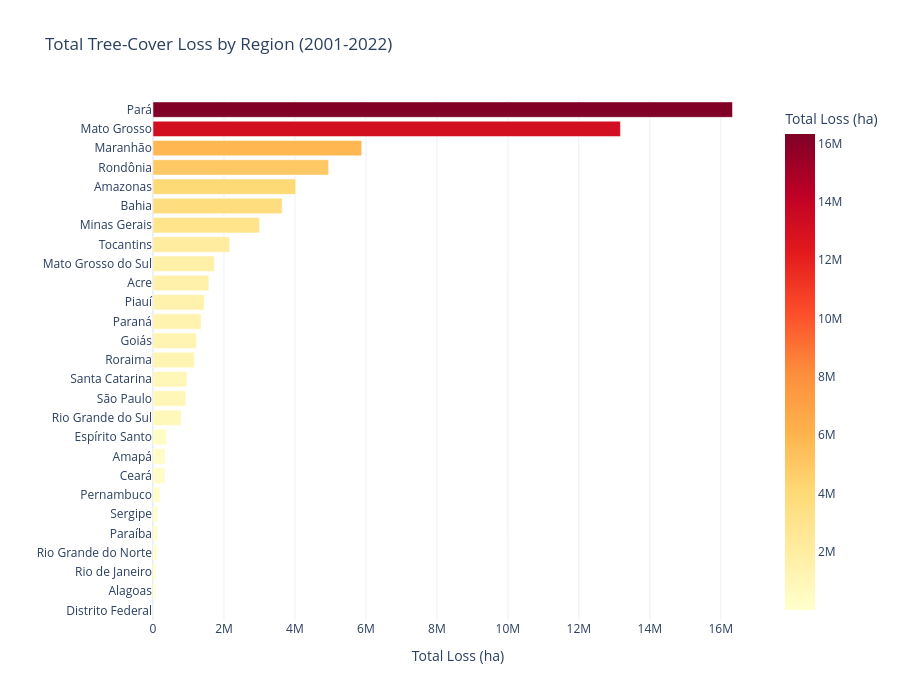

This figure's notebook cell:
### Markdown cell above
### 4.3  Regional Comparison

### Code cell
reg = processed.groupby('region')['tc_loss_ha'].sum().sort_values(ascending=True).reset_index()
fig = px.bar(reg, x='tc_loss_ha', y='region', orientation='h',
             title='Total Tree-Cover Loss by Region (2001-2022)',
             labels={'tc_loss_ha': 'Total Loss (ha)', 'region': ''},
             color='tc_loss_ha', color_continuous_scale='YlOrRd')
fig.update_layout(template='plotly_white', height=700, showlegend=False)
fig.show()

### Figure 1 — Plotly figure (JSON) as saved in the notebook; plotly's stock layout.template omitted (floating-point values rounded to 4 significant figures)
{"data": [{"hovertemplate": "Total Loss (ha)=%{marker.color}<br>=%{y}<extra></extra>", "legendgroup": "", "marker": {"color": [3271, 77463, 80645, 115195, 128896, 134297, 193934, 335695, 339893, 387146, 794836, 925616, 956916, 1167491, 1225816, 1355647, 1445456, 1574809, 1729526, 2159950, 3002582, 3638717, 4020611, 4948995, 5881361, 13171668, 16330101], "coloraxis": "coloraxis", "pattern": {"shape": ""}}, "name": "", "orientation": "h", "showlegend": false, "textposition": "auto", "type": "bar", "x": [3271, 77463, 80645, 115195, 128896, 134297, 193934, 335695, 339893, 387146, 794836, 925616, 956916, 1167491, 1225816, 1355647, 1445456, 1574809, 1729526, 2159950, 3002582, 3638717, 4020611, 4948995, 5881361, 13171668, 16330101], "xaxis": "x", "y": ["Distrito Federal", "Alagoas", "Rio de Janeiro", "Rio Grande do Norte", "Paraíba", "Sergipe", "Pernambuco", "Ceará", "Amapá", "Espírito Santo", "Rio Grande do Sul", "São Paulo", "Santa Catarina", "Roraima", "Goiás", "Paraná", "Piauí", "Acre", "Mato Grosso do Sul", "Tocantins", "Minas Gerais", "Bahia", "Amazonas", "Rondônia", "Maranhão", "Mato Grosso", "Pará"], "yaxis": "y"}], "layout": {"barmode": "relative", "coloraxis": {"autocolorscale": false, "colorbar": {"title": {"text": "Total Loss (ha)"}}, "colorscale": [[0, "rgb(255,255,204)"], [0.125, "rgb(255,237,160)"], [0.25, "rgb(254,217,118)"], [0.375, "rgb(254,178,76)"], [0.5, "rgb(253,141,60)"], [0.625, "rgb(252,78,42)"], [0.75, "rgb(227,26,28)"], [0.875, "rgb(189,0,38)"], [1, "rgb(128,0,38)"]]}, "height": 700, "legend": {"tracegroupgap": 0}, "showlegend": false, "title": {"text": "Total Tree-Cover Loss by Region (2001-2022)"}, "xaxis": {"anchor": "y", "domain": [0, 1], "title": {"text": "Total Loss (ha)"}}, "yaxis": {"anchor": "x", "domain": [0, 1], "title": {"text": ""}}}}
